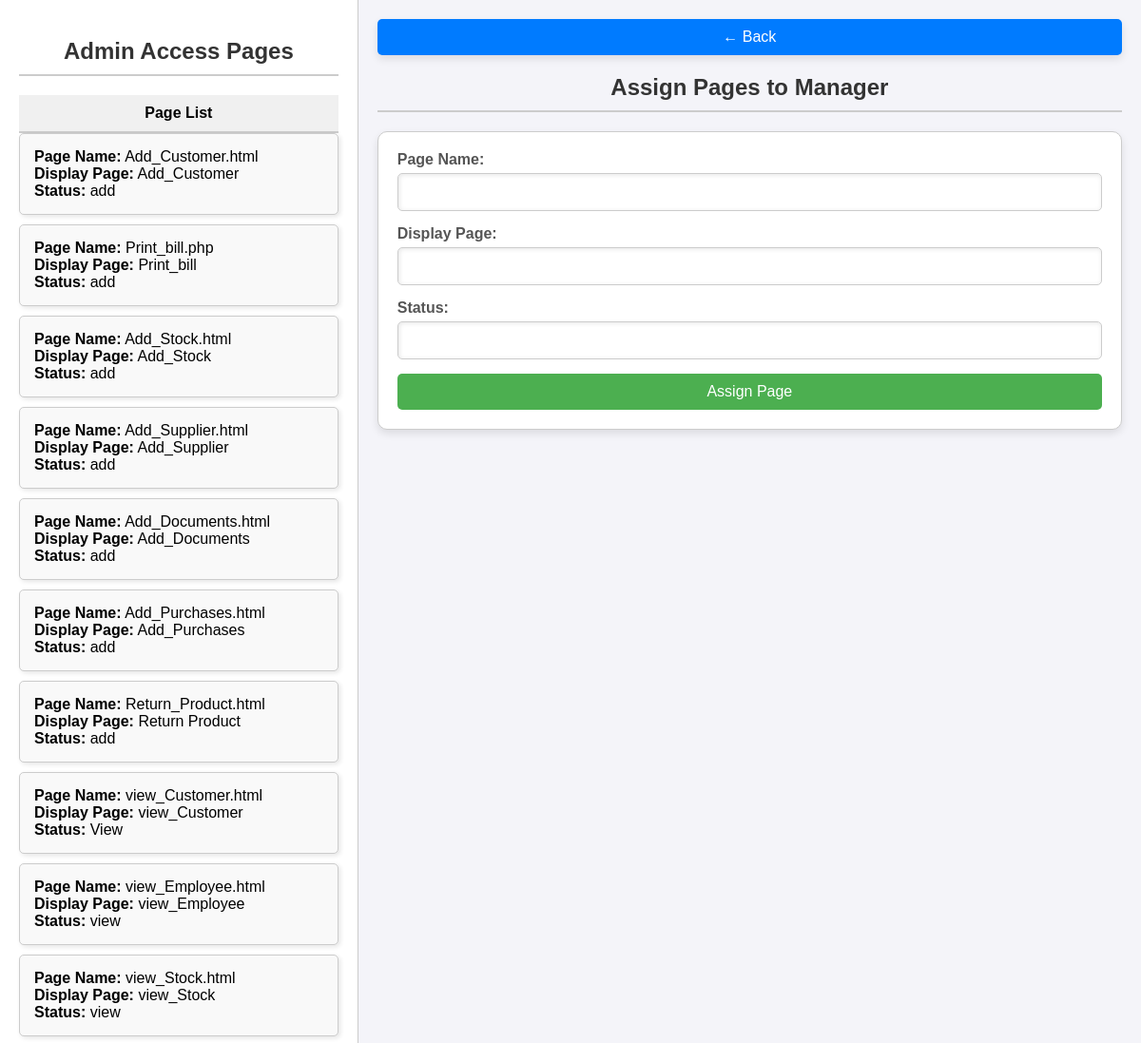
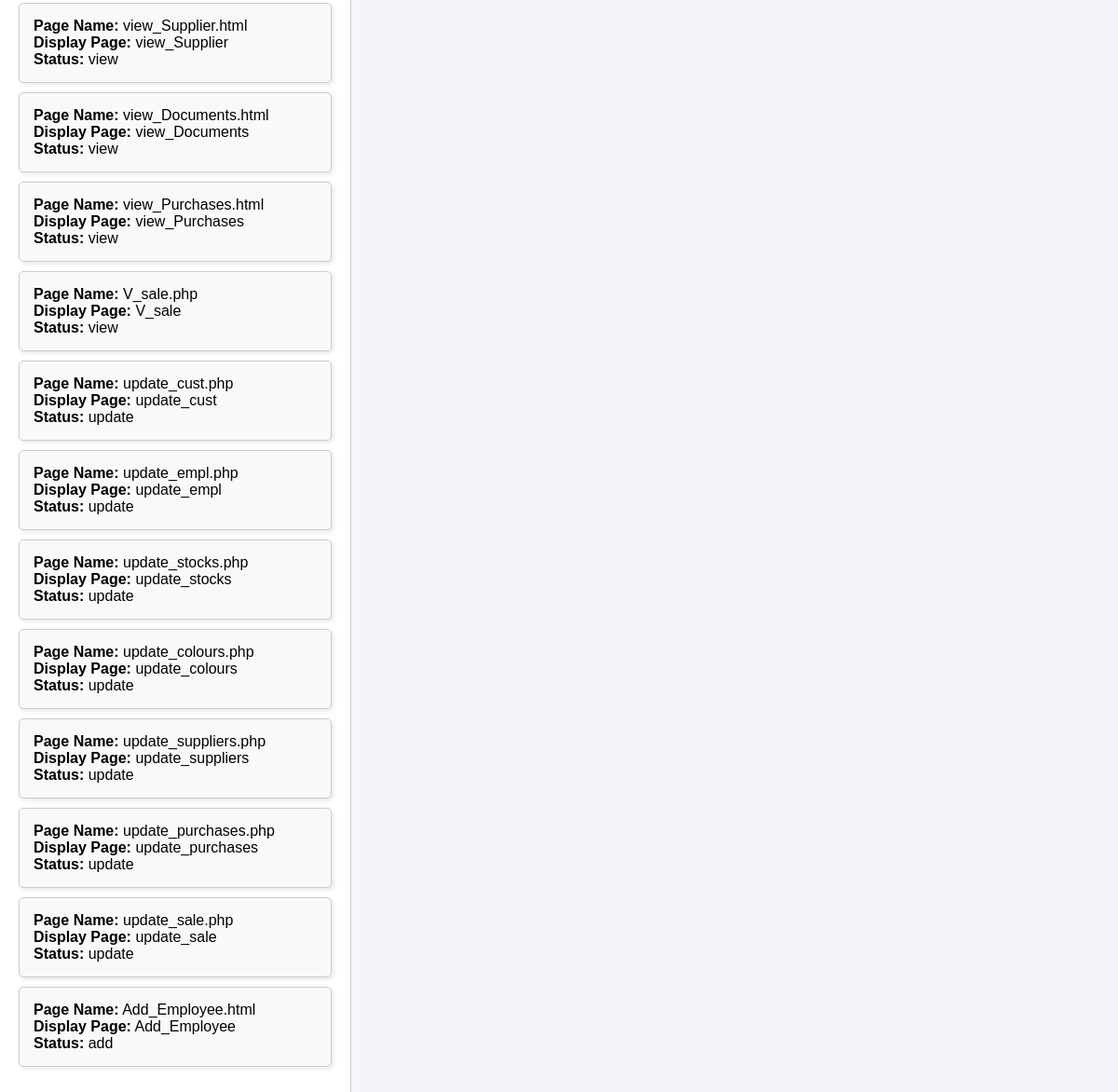
The app's page /assign_pages_manager_form.php with its own data (2 pictures, top to bottom).
### tables this page shows
CREATE TABLE `admin_access_pages` (
  `id` int(10) NOT NULL,
  `page_name` varchar(50) NOT NULL,
  `display_page` varchar(50) NOT NULL,
  `Status` varchar(15) NOT NULL
);

### assign_pages_manager_form.php (the view, shortened to what this page needs)
<?php
$db_host = 'localhost';
$db_user = 'username';
$db_pass = 'password';
$db_name = 'waqas_cloth_house';
$conn = new mysqli($db_host, $db_user, $db_pass, $db_name);
$sql = "SELECT * FROM admin_access_pages";
$result = $conn->query($sql);
?>
<!DOCTYPE html>
<html lang="en">
<head>
</head>
<body>
    <div class="left">
        <h2>Admin Access Pages</h2>
        <div class="table-header">Page List</div>
        <?php
        if ($result->num_rows > 0) {
            while ($row = $result->fetch_assoc()) {
                echo '<div class="page-item" onclick="fillForm(\'' . $row['page_name'] . '\', \'' . $row['display_page'] . '\', \'' . $row['Status'] . '\')">';
                echo '<strong>Page Name:</strong> ' . $row['page_name'] . '<br>';
                echo '<strong>Display Page:</strong> ' . $row['display_page'] . '<br>';
                echo '<strong>Status:</strong> ' . $row['Status'];
                echo '</div>';
            }
        } else {
            echo "No pages found.";
        }
        ?>
    </div>
    <div class="right">
        <a href="admin_dashboard.html" class="back-button">← Back</a>
        <h2>Assign Pages to Manager</h2>
        <form action="assign_pages_manager_form.php" method="post">
            <div>
                <label for="page_name">Page Name:</label>
                <input type="text" id="page_name" name="page_name" required>
            </div>
            <div>
                <label for="display_page">Display Page:</label>
                <input type="text" id="display_page" name="display_page" required>
            </div>
            <div>
                <label for="status">Status:</label>
                <input type="text" id="status" name="status" required>
            </div>
            <div>
                <button type="submit" name="submit">Assign Page</button>
            </div>
        </form>
    </div>
</body>
</html>

### assign_pages_manager_form.php (style rules this page uses)
body { display: flex; font-family: Arial, sans-serif; margin: 0; padding: 0; background-color: #f4f4f9; }
.left { width: 30%; padding: 20px; border-right: 1px solid #ccc; background-color: #fff; height: 100vh; overflow-y: auto; }
.right { width: 70%; padding: 20px; overflow-y: auto; }
.page-item { cursor: pointer; margin-bottom: 10px; padding: 15px; border: 1px solid #ccc; border-radius: 5px; background-color: #f9f9f9; box-shadow: 2px 2px 5px rgba(0,0,0,0.1); }
h2 { color: #333; text-align: center; margin-bottom: 20px; font-size: 24px; font-weight: bold; border-bottom: 2px solid #ccc; padding-bottom: 10px; }
form { display: flex; flex-direction: column; gap: 15px; max-height: 75vh; overflow-y: auto; padding: 20px; border: 1px solid #ccc; background-color: #fff; border-radius: 10px; box-shadow: 0px 4px 8px rgba(0,0,0,0.1); }
form div { display: flex; flex-direction: column; }
label { font-weight: bold; margin-bottom: 5px; color: #555; }
input[type="text"] { padding: 10px; border: 1px solid #ccc; border-radius: 5px; font-size: 16px; box-shadow: inset 1px 1px 5px rgba(0,0,0,0.1); }
button { padding: 10px; background-color: #4CAF50; color: white; border: none; border-radius: 5px; cursor: pointer; font-size: 16px; }
.back-button { display: block; margin-bottom: 20px; padding: 10px; background-color: #007bff; color: white; text-align: center; text-decoration: none; border-radius: 5px; box-shadow: 0px 4px 8px rgba(0,0,0,0.1); }
.table-header { background-color: #f0f0f0; padding: 10px; font-weight: bold; text-align: center; border-bottom: 2px solid #ccc; }

### records on screen
admin_access_pages: page_name "Add_Customer.html", display_page "Add_Customer", Status "add"
admin_access_pages: page_name "Print_bill.php", display_page "Print_bill", Status "add"
admin_access_pages: page_name "Add_Stock.html", display_page "Add_Stock", Status "add"
admin_access_pages: page_name "Add_Supplier.html", display_page "Add_Supplier", Status "add"
admin_access_pages: page_name "Add_Documents.html", display_page "Add_Documents", Status "add"
admin_access_pages: page_name "Add_Purchases.html", display_page "Add_Purchases", Status "add"
admin_access_pages: page_name "Return_Product.html", display_page "Return Product", Status "add"
admin_access_pages: page_name "view_Customer.html", display_page "view_Customer", Status "View"
admin_access_pages: page_name "view_Employee.html", display_page "view_Employee", Status "view"
admin_access_pages: page_name "view_Stock.html", display_page "view_Stock", Status "view"
admin_access_pages: page_name "view_Supplier.html", display_page "view_Supplier", Status "view"
admin_access_pages: page_name "view_Documents.html", display_page "view_Documents", Status "view"
admin_access_pages: page_name "view_Purchases.html", display_page "view_Purchases", Status "view"
admin_access_pages: page_name "V_sale.php", display_page "V_sale", Status "view"
admin_access_pages: page_name "update_cust.php", display_page "update_cust", Status "update"
admin_access_pages: page_name "update_empl.php", display_page "update_empl", Status "update"
admin_access_pages: page_name "update_stocks.php", display_page "update_stocks", Status "update"
admin_access_pages: page_name "update_colours.php", display_page "update_colours", Status "update"
admin_access_pages: page_name "update_suppliers.php", display_page "update_suppliers", Status "update"
admin_access_pages: page_name "update_purchases.php", display_page "update_purchases", Status "update"
admin_access_pages: page_name "update_sale.php", display_page "update_sale", Status "update"
admin_access_pages: page_name "Add_Employee.html", display_page "Add_Employee", Status "add"
